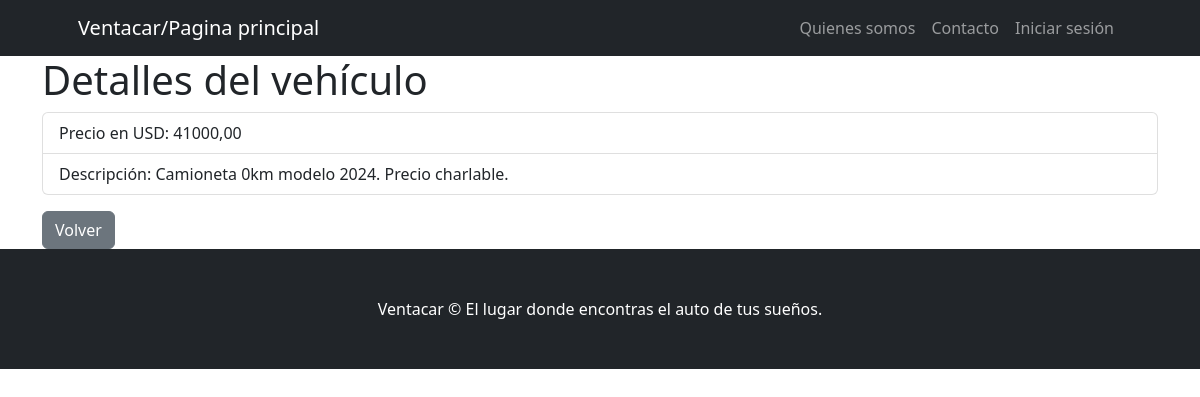
The page /vehiculos/vehiculo/detalle/14 on the database as committed earlier.
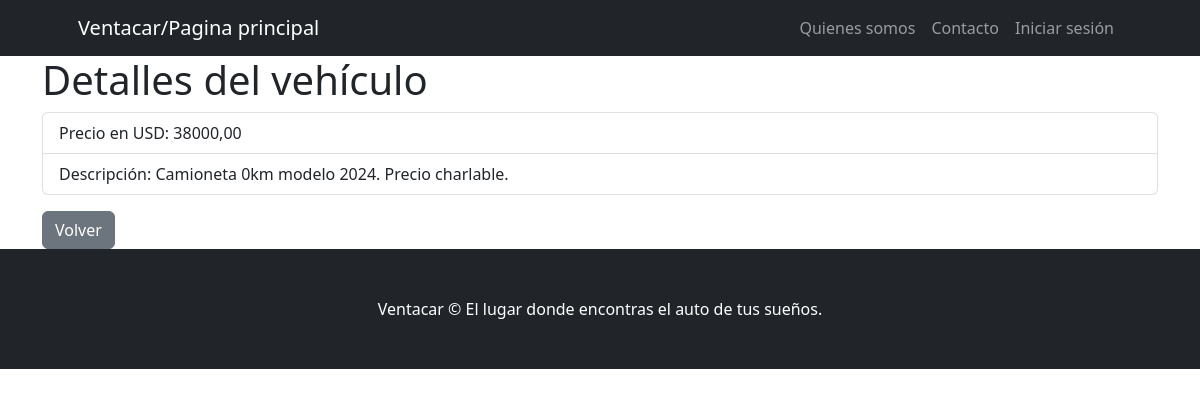
The same page on the database as committed later.
### vehiculos/models.py (models this page shows, shortened)
class Ver_vehiculos(models.Model):
    tipo = models.CharField(max_length=30)
    modelos = models.CharField(max_length=30)
    marcas = models.CharField(max_length=30)
    valor_dolares = models.DecimalField(max_digits=10, decimal_places=2, null = True)
    descripcion = models.CharField(max_length=400, null=True)
    class Meta:
        verbose_name = "Ver Vehículo"
        verbose_name_plural = "Ver Vehículos"

### vehiculos/views.py (the view)
# urls.py: path('vehiculo/detalle/<int:pk>', Ver_vehiculosDetail.as_view(), name='detalle_vehiculo'),
class Ver_vehiculosDetail(DetailView):
    model = Ver_vehiculos
    context_object_name = "vehiculo"
    template_name = "vehiculos/lista_vehiculos_detalle.html"

### vehiculos/templates/vehiculos/lista_vehiculos_detalle.html (shortened to what this page needs)
{% extends 'core/base.html' %}
{% block content %}
<div class="container">
    <h1>Detalles del vehículo</h1>
    <ul class="list-group">
        <li class="list-group-item">Precio en USD: {{ vehiculo.valor_dolares }}</li>
        <li class="list-group-item">Descripción: {{ vehiculo.descripcion }}</li>
    </ul>
    <div class="mt-3">
        <a href="{% url 'vehiculos:lista_vehiculos' %}" class="btn btn-secondary">Volver</a>
    </div>
</div>
{% endblock content %}

Rows that differ between the two databases and show on the page:
changed Ver_vehiculos: valor_dolares "41000,00" → "38000,00"
